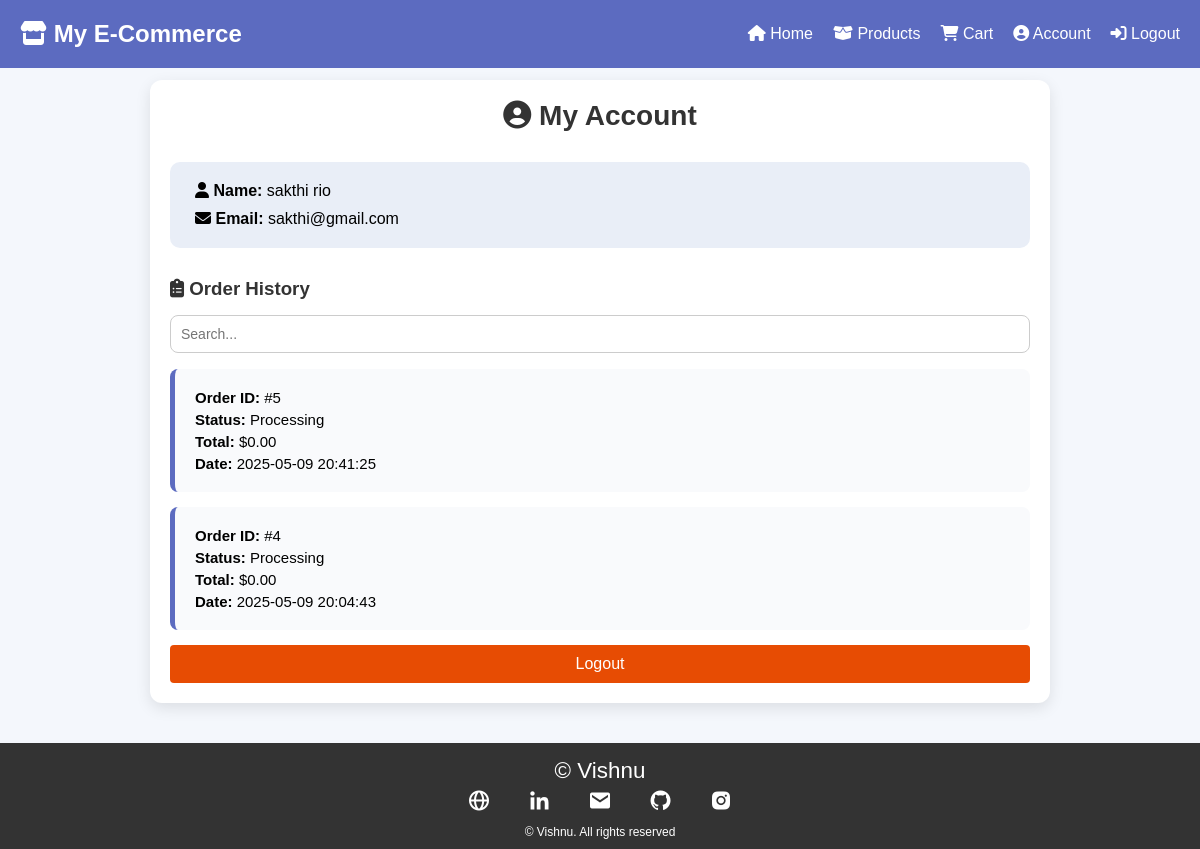
The app's page /account.php (signed in) with its own data.
### tables this page shows
CREATE TABLE `customers` (
  `id` int(11) NOT NULL,
  `email` varchar(255) NOT NULL,
  `password_hash` varchar(255) NOT NULL,
  `first_name` varchar(100) NOT NULL,
  `last_name` varchar(100) NOT NULL,
  `created_at` datetime DEFAULT current_timestamp(),
  `updated_at` datetime DEFAULT current_timestamp() ON UPDATE current_timestamp()
);

CREATE TABLE `orders` (
  `id` int(11) NOT NULL,
  `customer_id` int(11) NOT NULL,
  `order_status` varchar(50) DEFAULT 'Processing',
  `total_price` decimal(10,2) NOT NULL,
  `created_at` datetime DEFAULT current_timestamp(),
  `updated_at` datetime DEFAULT current_timestamp() ON UPDATE current_timestamp()
);

### account.php (the view, shortened to what this page needs)
<?php
include('config.php');
$user_id = $_SESSION['user_id'];
$user_query = "SELECT * FROM customers WHERE id = $user_id";
$user_result = mysqli_query($conn, $user_query);
$user = mysqli_fetch_assoc($user_result);
$order_query = "SELECT * FROM orders WHERE customer_id = $user_id ORDER BY created_at DESC";
$order_result = mysqli_query($conn, $order_query);
?>
<!DOCTYPE html>
<html lang="en">
<head>
  <link href="styles.css" rel="stylesheet">
  <link rel="stylesheet" href="https://cdnjs.cloudflare.com/ajax/libs/font-awesome/6.5.0/css/all.min.css">
  <link href='https://cdn.jsdelivr.net/npm/boxicons@2.0.5/css/boxicons.min.css' rel='stylesheet'>
</head>
<body>
  <header>
  <div class="navbar">
    <h1><i class="fas fa-store"></i> My E-Commerce</h1>
    <nav>
      <ul>
        <li><a href="index.php"><i class="fas fa-home"></i> Home</a></li>
        <li><a href="index.php#products"><i class="fas fa-box-open"></i> Products</a></li>
        <li><a href="checkout.php"><i class="fas fa-shopping-cart"></i> Cart</a></li>
        <li><a href="account.php"><i class="fas fa-user-circle"></i> Account</a></li>
        <li><a href="logout.php"><i class="fas fa-sign-in-alt"></i> Logout</a></li>
      </ul>
    </nav>
  </div>
</header>
  <div class="account-container">
    <div class="account-header">
      <h2><i class="fas fa-user-circle"></i> My Account</h2>
    </div>
    <div class="profile-info">
      <div class="info">
        <p><i class="fas fa-user"></i> <strong>Name:</strong> <?php echo $user['first_name'] . ' ' . $user['last_name']; ?></p>
        <p><i class="fas fa-envelope"></i> <strong>Email:</strong> <?php echo $user['email']; ?></p>
      </div>
    </div>
    <div class="order-history">
      <h3><i class="fas fa-clipboard-list"></i> Order History</h3>
      <input type="text" placeholder="Search...">
      <?php
      if (mysqli_num_rows($order_result) > 0) {
          while ($order = mysqli_fetch_assoc($order_result)) {
              echo '<div class="order">';
              echo '<p><strong>Order ID:</strong> #' . $order['id'] . '</p>';
              echo '<p><strong>Status:</strong> ' . $order['order_status'] . '</p>';
              echo '<p><strong>Total:</strong> $' . $order['total_price'] . '</p>';
              echo '<p><strong>Date:</strong> ' . $order['created_at'] . '</p>';
              echo '</div>';
          }
      } else {
          echo '<p>No orders found.</p>';
      }
      ?>
    </div>
    <form method="POST" action="logout.php">
      <button type="submit" class="logout">Logout</button>
    </form>
  </div>
  <footer class="footer">
    <p class="footer__title">&#169; Vishnu</p>
    <div class="footer__social">
      <a href="https://vishnuofficial17.netlify.app/" class="footer__icon"><i class='bx bx-globe'></i></a>
        <a href="https://www.linkedin.com/in/vishnuv1708/" class="footer__icon"><i class='bx bxl-linkedin'></i></a>
        <a href="mailto:vishnuv1708@gmail.com" class="footer__icon"><i class='bx bxs-envelope'></i></a>
        <a href="https://github.com/Vishnuv17" class="footer__icon"><i class='bx bxl-github'></i></a>
        <a href="https://www.instagram.com/vishnuv.dev/" class="footer__icon"><i class='bx bxl-instagram-alt'></i></a>
    </div>
    <p class="footer__copy">&#169; Vishnu. All rights reserved</p>
  </footer>
</body>
</html>

### styles.css (style rules this page uses)
* { margin: 0; padding: 0; box-sizing: border-box; }
body { font-family: Arial, sans-serif; background: #f4f7fc; }
h2 { text-align: center; margin-bottom: 1.5rem; color: #333; }
input { width: 100%; padding: 10px; margin-bottom: 1rem; border: 1px solid #ddd; border-radius: 4px; font-size: 14px; }
button { width: 100%; padding: 10px; background-color: #5C6BC0; color: #fff; border: none; border-radius: 4px; font-size: 16px; cursor: pointer; }
.logout { background-color: #e74c03; }
header { background-color: #5C6BC0; padding: 20px; }
.navbar { display: flex; justify-content: space-between; align-items: center; position: fixed; top: 0; left: 0; right: 0; background-color: #5C6BC0; padding: 20px; z-index: 1000; }
.navbar h1 { color: white; font-size: 24px; cursor: pointer; }
.navbar nav ul { list-style: none; display: flex; gap: 20px; }
.navbar nav ul li { display: inline; }
.navbar nav ul li a { color: white; text-decoration: none; font-size: 16px; }
.footer { background-color: #333; color: white; padding: 10px; text-align: center; }
.footer__title { font-size: 1.4rem; margin: 5px; }
.footer__social { margin-bottom: .5rem; }
.footer__icon { font-size: 1.5rem; color: #fff; margin: 0 1rem; }
.footer__copy { font-size: .75rem; }
.account-container { max-width: 900px; margin: 40px auto; padding: 20px; background: #fff; border-radius: 12px; box-shadow: 0 5px 15px rgba(0,0,0,0.1); }
.account-header { margin-bottom: 30px; }
.account-header h2 { margin: 0; font-size: 28px; color: #333; }
.profile-info { display: flex; padding: 15px 25px; background: #e9eef7; border-radius: 10px; margin-bottom: 30px; }
.profile-info .info { display: flex; flex-direction: column; }
.profile-info .info p { margin: 5px 0; font-size: 16px; }
.order-history h3 { margin-bottom: 15px; color: #333; }
.order-history input { padding: 10px; border-radius: 8px; border: 1px solid #ccc; }
.order { background: #f9fafc; padding: 15px 20px; margin-bottom: 15px; border-left: 5px solid #5C6BC0; border-radius: 8px; }
.order p { margin: 5px 0; font-size: 15px; }

### records on screen
customers: first_name "sakthi", last_name "rio", email "sakthi@gmail.com"
orders: id "5", order_status "Processing", total_price "0.00", created_at "2025-05-09 20:41:25"
orders: id "4", order_status "Processing", total_price "0.00", created_at "2025-05-09 20:04:43"
